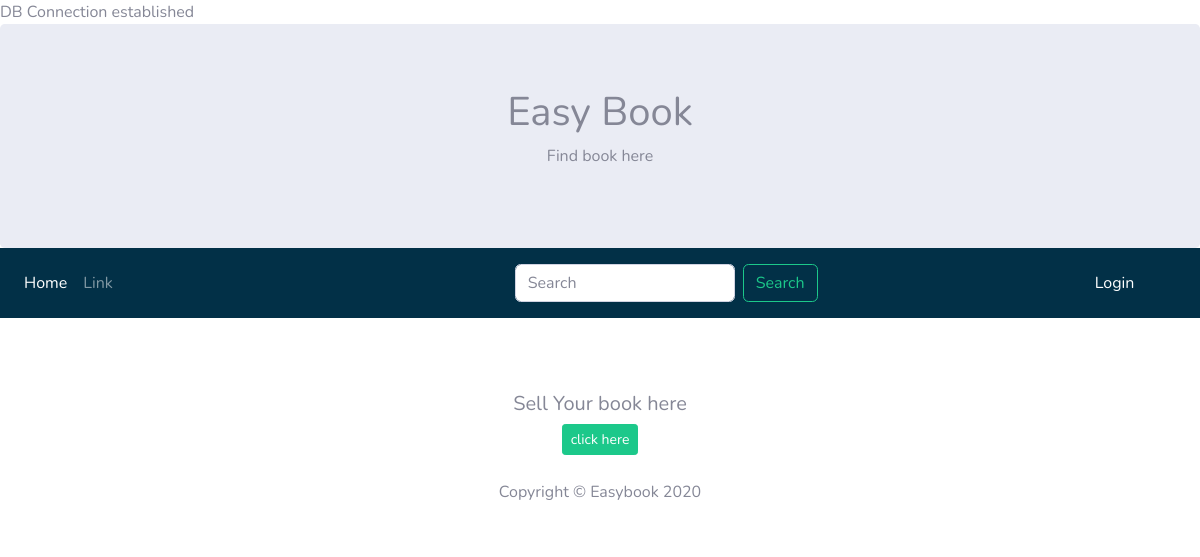
Page /test.php on the earlier database version.
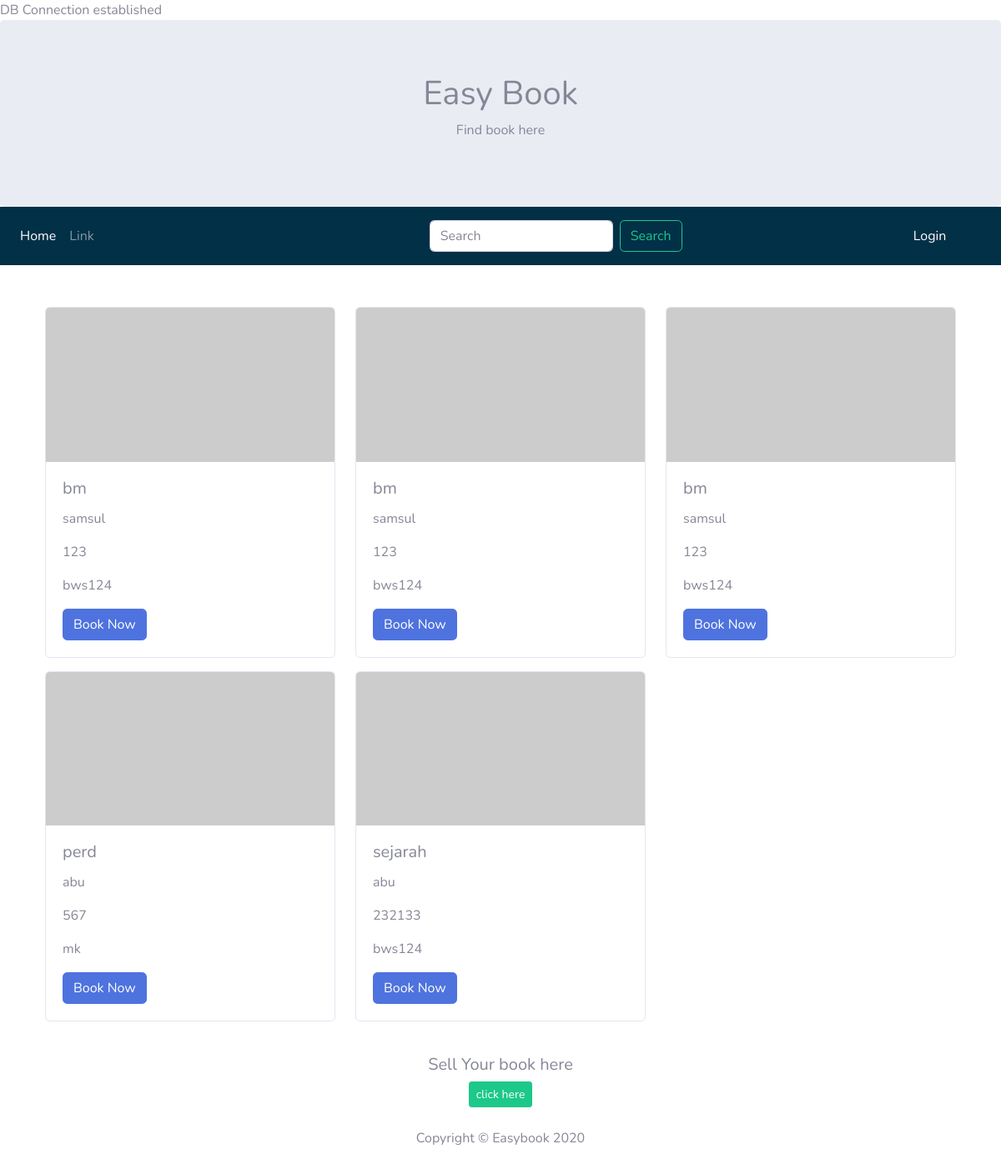
Same page on the later database version.
### tables this page shows
CREATE TABLE IF NOT EXISTS `orderbook` (
  `idbook` int(11) NOT NULL AUTO_INCREMENT,
  `status` varchar(50) NOT NULL DEFAULT '0',
  `ownerid` int(11) NOT NULL DEFAULT '0',
  `isbn` varchar(50) DEFAULT NULL,
  `bookname` varchar(50) DEFAULT NULL,
  `bookcodesubject` varchar(50) DEFAULT NULL,
  `bookcover` varchar(225) DEFAULT NULL,
  PRIMARY KEY (`idbook`)
);

CREATE TABLE IF NOT EXISTS `user` (
  `id` int(11) NOT NULL AUTO_INCREMENT,
  `email` varchar(50) DEFAULT NULL,
  `username` varchar(100) DEFAULT NULL,
  `password` varchar(255) DEFAULT NULL,
  `accesslevel` varchar(50) DEFAULT NULL,
  `imagefile` varchar(50) DEFAULT NULL,
  `contact` varchar(50) DEFAULT NULL,
  PRIMARY KEY (`id`)
);

### test.php (the view, shortened to what this page needs)
<?php
require 'dbconnect.php';
$sql= "SELECT orderbook.*,user.contact,user.username FROM orderbook
       JOIN user
       ON orderbook.ownerid=user.id ";
$qr=mysqli_query($conn,$sql);
?>
<!DOCTYPE html>
<html lang="en">
<head>
  <link href="vendor/fontawesome-free/css/all.min.css" rel="stylesheet" type="text/css">
  <link href="css/sb-admin-2.min.css" rel="stylesheet">
</head>
<body  id="page-top">
<div class="jumbotron">
  <div class="container text-center">
    <h1>Easy Book</h1>
    <p>Find book here</p>
  </div>
</div>
<nav class="navbar sticky-top navbar-expand-lg navbar-dark "style="background-color: #023047;">
  <div class="collapse navbar-collapse" id="navbarSupportedContent">
    <ul class="navbar-nav mr-auto col-5">
      <li class="nav-item active">
        <a class="nav-link" href="#">Home</a>
      </li>
      <li class="nav-item">
        <a class="nav-link" href="#">Link</a>
      </li>
    </ul>
    <form class="form-inline my-2 my col-6">
      <input class="form-control form-control mr-sm-2" type="search" placeholder="Search" aria-label="Search">
      <button class="btn btn-outline-success my-2 my-sm-0" type="submit">Search</button>
    </form>
     <ul class="navbar-nav mr-auto col-1">
      <li class="nav-item active">
        <a class="nav-link" href="login.php">Login </a>
      </li>
    </ul>
  </div>
</nav>
<div class="container">
  <div class="row">
    <?php
    while ($rec=mysqli_fetch_array($qr)) {
    ?>
    <div class="col-sm-4 mb-3">
      <div class="card" >
        <img class="card-img-top" src="https://placehold.it/150x80?text=IMAGE" alt="Card image cap">
        <div class="card-body">
          <h5 class="card-title"><?=$rec['bookname']?></h5>
          <p class="card-text"><?=$rec['username']?></p>
           <p class="card-text"><?=$rec['isbn']?></p>
            <p class="card-text"><?=$rec['bookcodesubject']?></p>
          <a href="#" class="btn btn-primary">Book Now</a>
        </div>
      </div>
    </div>
    <?php
    }
     ?>
  </div>
</div><br>
  <div class="container-fluid text-center">
    <h5>Sell Your book here</h5>
    <a class="btn btn-success btn-sm" href="register/">click here</a>
  </div>
</body>
</html>
<?php
include "footer.template.php";
?>

Differences in the rows shown:
now on this page (row edited): orderbook: bookname "bm", user.username "samsul", isbn "123", bookcodesubject "bws124"
now on this page (row edited): orderbook: bookname "bm", user.username "samsul", isbn "123", bookcodesubject "bws124"
now on this page (row edited): orderbook: bookname "bm", user.username "samsul", isbn "123", bookcodesubject "bws124"
now on this page (row edited): orderbook: bookname "perd", user.username "abu", isbn "567", bookcodesubject "mk"
now on this page (row edited): orderbook: bookname "sejarah", user.username "abu", isbn "232133", bookcodesubject "bws124"
